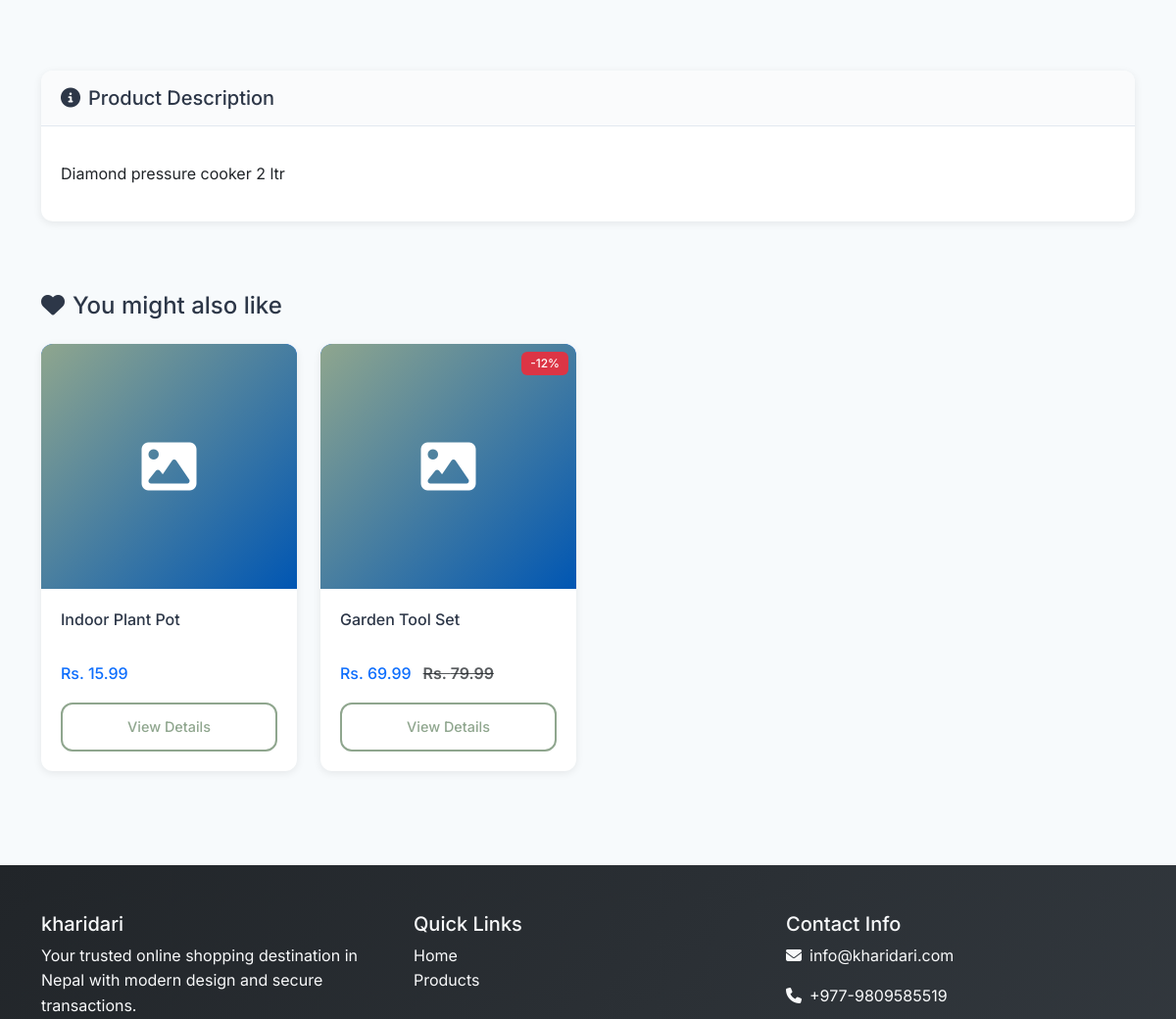
Before: /product/pressure-coooker/ (middle part) with the older database file.
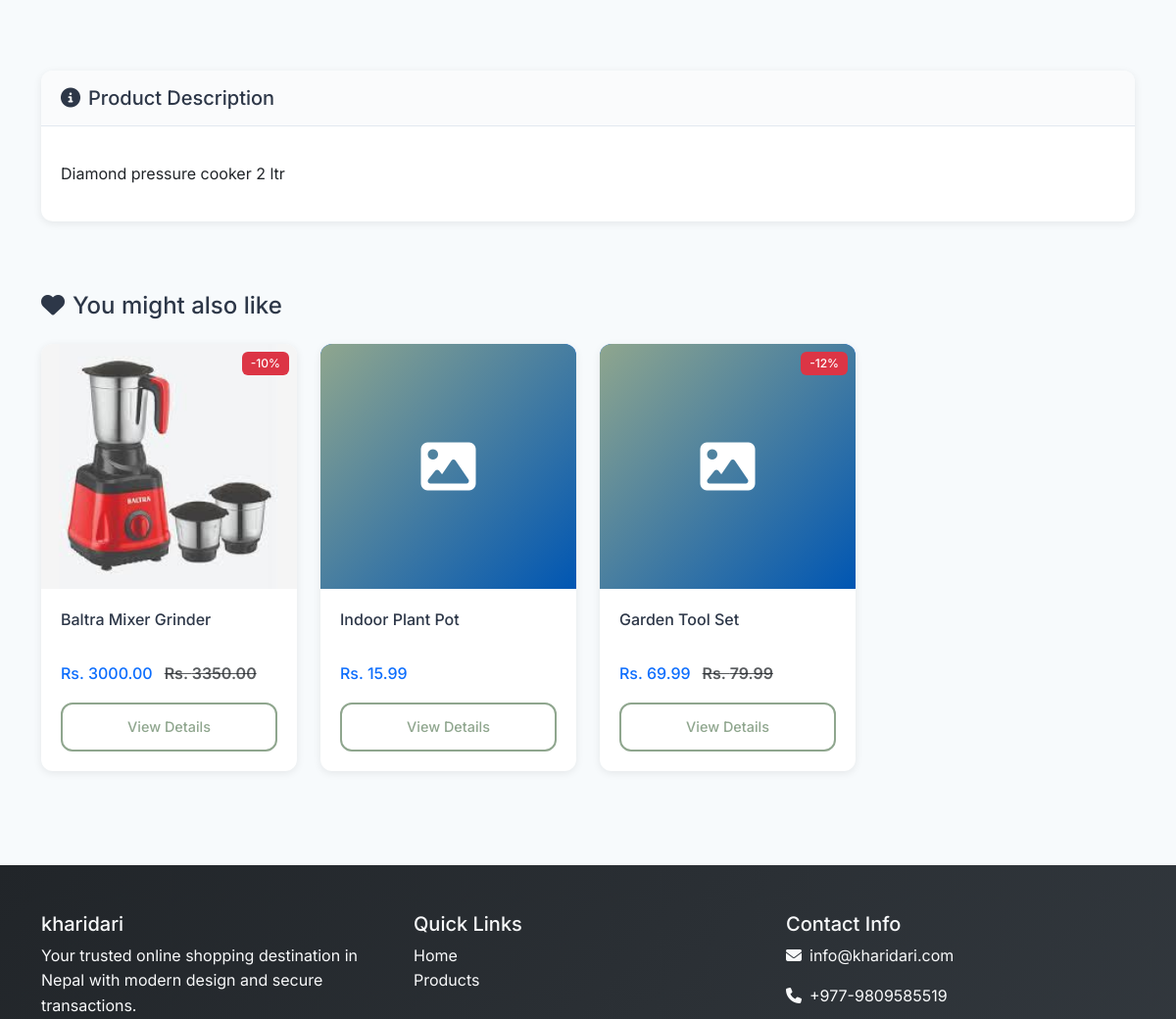
After: the same page with the newer database file.
### ecommerce/models.py (models this page shows, shortened)
class Product(models.Model):
    name = models.CharField(max_length=200)
    slug = models.SlugField(max_length=200, unique=True)
    description = models.TextField()
    price = models.DecimalField(max_digits=10, decimal_places=2)
    discount_price = models.DecimalField(max_digits=10, decimal_places=2, blank=True, null=True)
    category = models.ForeignKey(Category, on_delete=models.CASCADE, related_name='products')
    image = models.ImageField(upload_to='products/')
    stock = models.PositiveIntegerField(default=0)
    is_active = models.BooleanField(default=True)
    is_featured = models.BooleanField(default=False)
    created_at = models.DateTimeField(auto_now_add=True)
    updated_at = models.DateTimeField(auto_now=True)
    class Meta:
        ordering = ['-created_at']
    def get_absolute_url(self):
        return reverse('product_detail', kwargs={'slug': self.slug})
    @property
    def get_discount_percentage(self):
        if self.discount_price and self.price > self.discount_price:
            return int(((self.price - self.discount_price) / self.price) * 100)
        return 0
    @property
    def is_in_stock(self):
        return self.stock > 0

### ecommerce/views.py (the view)
# urls.py: path('product/<slug:slug>/', views.ProductDetailView.as_view(), name='product_detail'),
class ProductDetailView(DetailView):
    model = Product
    template_name = 'ecommerce/product_detail.html'
    context_object_name = 'product'
    def get_context_data(self, **kwargs):
        context = super().get_context_data(**kwargs)
        context['related_products'] = Product.objects.filter(
            category=self.object.category,
            is_active=True
        ).exclude(id=self.object.id)[:4]
        return context

### templates/ecommerce/product_detail.html (shortened to what this page needs)
{% extends 'base.html' %}
{% load static %}
{% block content %}
<div class="container py-4">
    <div class="row">
        <div class="col-lg-6">
        </div>
    </div>
    <div class="row mt-5">
        <div class="col-12">
            <div class="card">
                <div class="card-header">
                    <h3 class="h5 mb-0">
                        <i class="fas fa-info-circle me-2"></i>Product Description
                    </h3>
                </div>
                <div class="card-body">
                    <p class="lead">{{ product.description|linebreaks }}</p>
                </div>
            </div>
        </div>
    </div>
    {% if related_products %}
    <div class="row mt-5">
        <div class="col-12">
            <h3 class="h4 mb-4">
                <i class="fas fa-heart me-2"></i>You might also like
            </h3>
            <div class="row">
                {% for related_product in related_products %}
                <div class="col-lg-3 col-md-6 mb-4">
                    <div class="card product-card h-100 border-0 shadow-sm">
                        <div class="card-img-wrapper position-relative">
                            {% if related_product.image %}
                                <img src="{{ related_product.image.url }}" class="card-img-top" alt="{{ related_product.name }}">
                            {% else %}
                                <div class="card-img-placeholder bg-primary d-flex align-items-center justify-content-center text-white">
                                    <i class="fas fa-image display-4"></i>
                                </div>
                            {% endif %}
                            {% if related_product.get_discount_percentage %}
                                <span class="badge bg-danger position-absolute top-0 end-0 m-2">
                                    -{{ related_product.get_discount_percentage }}%
                                </span>
                            {% endif %}
                        </div>
                        <div class="card-body d-flex flex-column">
                            <h6 class="card-title">{{ related_product.name|truncatechars:40 }}</h6>
                            <div class="price-section mb-3 mt-auto">
                                {% if related_product.discount_price %}
                                    <span class="h6 text-primary">Rs. {{ related_product.discount_price }}</span>
                                    <span class="text-muted text-decoration-line-through ms-2">Rs. {{ related_product.price }}</span>
                                {% else %}
                                    <span class="h6 text-primary">Rs. {{ related_product.price }}</span>
                                {% endif %}
                            </div>
                            <a href="{{ related_product.get_absolute_url }}" class="btn btn-outline-primary btn-sm">
                                View Details
                            </a>
                        </div>
                    </div>
                </div>
                {% endfor %}
            </div>
        </div>
    </div>
    {% endif %}
</div>
{% endblock %}

Changed rows visible on the page:
added Product: image (picture), get_discount_percentage "10", name "Baltra Mixer Grinder", discount_price "3000.00", price "3350.00"
